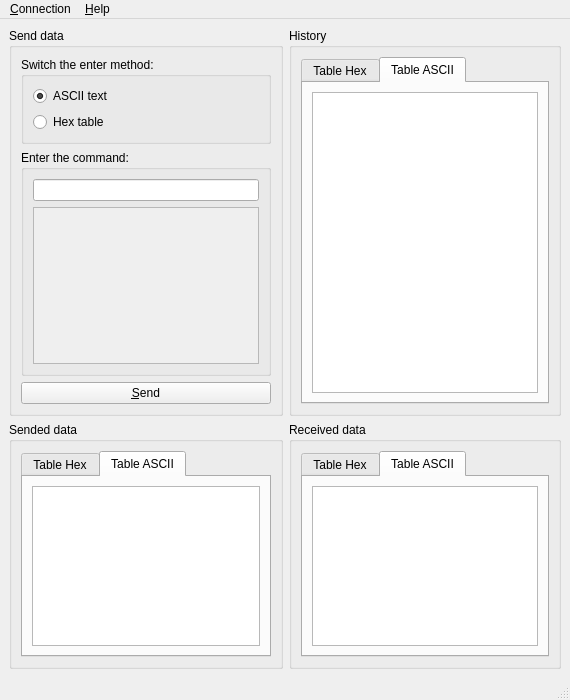
<?xml version="1.0" encoding="UTF-8"?>
<ui version="4.0">
 <class>MainWindow</class>
 <widget class="QMainWindow" name="MainWindow">
  <property name="geometry">
   <rect>
    <x>0</x>
    <y>0</y>
    <width>570</width>
    <height>700</height>
   </rect>
  </property>
  <property name="minimumSize">
   <size>
    <width>570</width>
    <height>700</height>
   </size>
  </property>
  <property name="windowTitle">
   <string>MainWindow</string>
  </property>
  <widget class="QWidget" name="centralwidget">
   <layout class="QGridLayout" name="gridLayout">
    <item row="0" column="0">
     <widget class="QGroupBox" name="p_groupBox_SendData">
      <property name="sizePolicy">
       <sizepolicy hsizetype="Preferred" vsizetype="Preferred">
        <horstretch>0</horstretch>
        <verstretch>0</verstretch>
       </sizepolicy>
      </property>
      <property name="title">
       <string>Send data</string>
      </property>
      <layout class="QVBoxLayout" name="verticalLayout_14" stretch="0,0,0">
       <item>
        <widget class="QGroupBox" name="p_groupBox_ChangingEnterField">
         <property name="title">
          <string>Switch the enter method:</string>
         </property>
         <layout class="QVBoxLayout" name="verticalLayout_2">
          <item>
           <widget class="QRadioButton" name="p_radioButton_ASCII_Text">
            <property name="text">
             <string>ASCII text</string>
            </property>
            <property name="checkable">
             <bool>true</bool>
            </property>
            <property name="checked">
             <bool>true</bool>
            </property>
            <property name="autoRepeat">
             <bool>false</bool>
            </property>
           </widget>
          </item>
          <item>
           <widget class="QRadioButton" name="p_radioButton_HexTable">
            <property name="text">
             <string>Hex table</string>
            </property>
           </widget>
          </item>
         </layout>
        </widget>
       </item>
       <item>
        <widget class="QGroupBox" name="p_groupBox_EnterCommand">
         <property name="sizePolicy">
          <sizepolicy hsizetype="Expanding" vsizetype="Expanding">
           <horstretch>0</horstretch>
           <verstretch>0</verstretch>
          </sizepolicy>
         </property>
         <property name="title">
          <string>Enter the command:</string>
         </property>
         <layout class="QVBoxLayout" name="verticalLayout_6">
          <item>
           <widget class="QLineEdit" name="p_lineEdit_SendLine">
            <property name="sizePolicy">
             <sizepolicy hsizetype="Expanding" vsizetype="Fixed">
              <horstretch>0</horstretch>
              <verstretch>0</verstretch>
             </sizepolicy>
            </property>
           </widget>
          </item>
          <item>
           <widget class="QTableView" name="p_tableView_SendTable">
            <property name="enabled">
             <bool>false</bool>
            </property>
            <property name="sizePolicy">
             <sizepolicy hsizetype="Expanding" vsizetype="Expanding">
              <horstretch>0</horstretch>
              <verstretch>0</verstretch>
             </sizepolicy>
            </property>
           </widget>
          </item>
         </layout>
        </widget>
       </item>
       <item>
        <widget class="QPushButton" name="p_pushButton_Send">
         <property name="sizePolicy">
          <sizepolicy hsizetype="Expanding" vsizetype="Fixed">
           <horstretch>0</horstretch>
           <verstretch>0</verstretch>
          </sizepolicy>
         </property>
         <property name="text">
          <string>&amp;Send</string>
         </property>
        </widget>
       </item>
      </layout>
     </widget>
    </item>
    <item row="0" column="1">
     <widget class="QGroupBox" name="p_groupBox_History">
      <property name="title">
       <string>History</string>
      </property>
      <layout class="QVBoxLayout" name="verticalLayout_9">
       <item>
        <widget class="QTabWidget" name="p_tabWidget_History">
         <property name="currentIndex">
          <number>1</number>
         </property>
         <widget class="QWidget" name="tab_table_History_hex">
          <attribute name="title">
           <string>Table Hex</string>
          </attribute>
          <layout class="QVBoxLayout" name="verticalLayout_11">
           <item>
            <widget class="QTableView" name="p_tableView_History_hex"/>
           </item>
          </layout>
         </widget>
         <widget class="QWidget" name="tab_table_History_ASCII">
          <attribute name="title">
           <string>Table ASCII</string>
          </attribute>
          <layout class="QVBoxLayout" name="verticalLayout_12">
           <item>
            <widget class="QTableView" name="p_tableView_History_ASCII"/>
           </item>
          </layout>
         </widget>
        </widget>
       </item>
      </layout>
     </widget>
    </item>
    <item row="1" column="0">
     <widget class="QGroupBox" name="p_groupBox_SendedData">
      <property name="title">
       <string>Sended data</string>
      </property>
      <layout class="QVBoxLayout" name="verticalLayout_15">
       <item>
        <widget class="QTabWidget" name="p_tabWidget_SendedView">
         <property name="currentIndex">
          <number>1</number>
         </property>
         <widget class="QWidget" name="tab_table_Sended_hex">
          <attribute name="title">
           <string>Table Hex</string>
          </attribute>
          <layout class="QVBoxLayout" name="verticalLayout_7">
           <item>
            <widget class="QTableView" name="p_tableView_SendedData_hex"/>
           </item>
          </layout>
         </widget>
         <widget class="QWidget" name="tab_table_Sended_ASCII">
          <attribute name="title">
           <string>Table ASCII</string>
          </attribute>
          <layout class="QVBoxLayout" name="verticalLayout_8">
           <item>
            <widget class="QTableView" name="p_tableView_SendedData_ASCII"/>
           </item>
          </layout>
         </widget>
        </widget>
       </item>
      </layout>
     </widget>
    </item>
    <item row="1" column="1">
     <widget class="QGroupBox" name="p_groupBox_ReceivedData">
      <property name="sizePolicy">
       <sizepolicy hsizetype="Preferred" vsizetype="Preferred">
        <horstretch>0</horstretch>
        <verstretch>0</verstretch>
       </sizepolicy>
      </property>
      <property name="title">
       <string>Received data</string>
      </property>
      <layout class="QVBoxLayout" name="verticalLayout_13">
       <item>
        <widget class="QTabWidget" name="p_tabWidget_ReceivedView">
         <property name="currentIndex">
          <number>1</number>
         </property>
         <widget class="QWidget" name="tab_table_Received_hex">
          <attribute name="title">
           <string>Table Hex</string>
          </attribute>
          <layout class="QVBoxLayout" name="verticalLayout_4">
           <item>
            <widget class="QTableView" name="p_tableView_ReceivedData_hex"/>
           </item>
          </layout>
         </widget>
         <widget class="QWidget" name="tab_table_Received_ASCII">
          <attribute name="title">
           <string>Table ASCII</string>
          </attribute>
          <layout class="QVBoxLayout" name="verticalLayout_5">
           <item>
            <widget class="QTableView" name="p_tableView_ReceivedData_ASCII"/>
           </item>
          </layout>
         </widget>
        </widget>
       </item>
      </layout>
     </widget>
    </item>
   </layout>
  </widget>
  <widget class="QMenuBar" name="menubar">
   <property name="geometry">
    <rect>
     <x>0</x>
     <y>0</y>
     <width>570</width>
     <height>22</height>
    </rect>
   </property>
   <widget class="QMenu" name="menu_Connection">
    <property name="title">
     <string>&amp;Connection</string>
    </property>
    <addaction name="action_New_connection"/>
    <addaction name="separator"/>
    <addaction name="separator"/>
    <addaction name="action_Exit"/>
   </widget>
   <widget class="QMenu" name="menu_Help">
    <property name="title">
     <string>&amp;Help</string>
    </property>
    <addaction name="actionAbout"/>
   </widget>
   <addaction name="menu_Connection"/>
   <addaction name="menu_Help"/>
  </widget>
  <widget class="QStatusBar" name="statusbar"/>
  <action name="action_New_connection">
   <property name="text">
    <string>Connection &amp;Settings</string>
   </property>
  </action>
  <action name="actionDisconnect">
   <property name="text">
    <string>&amp;Disconnect</string>
   </property>
  </action>
  <action name="action_Save_log">
   <property name="text">
    <string>&amp;Save log</string>
   </property>
  </action>
  <action name="actionSave_log_as">
   <property name="text">
    <string>Save log &amp;as...</string>
   </property>
  </action>
  <action name="action_Exit">
   <property name="text">
    <string>&amp;Exit</string>
   </property>
  </action>
  <action name="actionAbout">
   <property name="text">
    <string>&amp;About...</string>
   </property>
  </action>
 </widget>
 <resources/>
 <connections>
  <connection>
   <sender>p_radioButton_ASCII_Text</sender>
   <signal>toggled(bool)</signal>
   <receiver>p_lineEdit_SendLine</receiver>
   <slot>setEnabled(bool)</slot>
   <hints>
    <hint type="sourcelabel">
     <x>265</x>
     <y>106</y>
    </hint>
    <hint type="destinationlabel">
     <x>265</x>
     <y>209</y>
    </hint>
   </hints>
  </connection>
  <connection>
   <sender>p_radioButton_HexTable</sender>
   <signal>toggled(bool)</signal>
   <receiver>p_tableView_SendTable</receiver>
   <slot>setEnabled(bool)</slot>
   <hints>
    <hint type="sourcelabel">
     <x>142</x>
     <y>133</y>
    </hint>
    <hint type="destinationlabel">
     <x>141</x>
     <y>244</y>
    </hint>
   </hints>
  </connection>
 </connections>
</ui>
